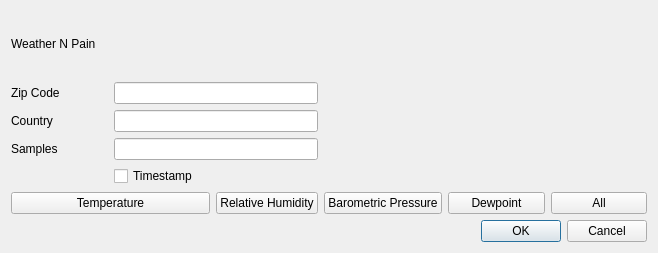
<?xml version="1.0" encoding="UTF-8"?>
<ui version="4.0">
 <class>main</class>
 <widget class="QWidget" name="main">
  <property name="geometry">
   <rect>
    <x>0</x>
    <y>0</y>
    <width>658</width>
    <height>253</height>
   </rect>
  </property>
  <property name="windowTitle">
   <string>main</string>
  </property>
  <layout class="QGridLayout" name="gridLayout_2">
   <item row="0" column="0" colspan="2">
    <widget class="QLabel" name="label">
     <property name="text">
      <string>Weather N Pain </string>
     </property>
    </widget>
   </item>
   <item row="1" column="0">
    <widget class="QLabel" name="label_2">
     <property name="text">
      <string>Zip Code</string>
     </property>
    </widget>
   </item>
   <item row="1" column="1" colspan="2">
    <widget class="QLineEdit" name="lineEdit"/>
   </item>
   <item row="2" column="0">
    <widget class="QLabel" name="label_3">
     <property name="text">
      <string>Country</string>
     </property>
    </widget>
   </item>
   <item row="2" column="1" colspan="2">
    <widget class="QLineEdit" name="lineEdit_2"/>
   </item>
   <item row="3" column="0">
    <widget class="QLabel" name="label_4">
     <property name="text">
      <string>Samples</string>
     </property>
    </widget>
   </item>
   <item row="3" column="1" colspan="2">
    <widget class="QLineEdit" name="lineEdit_3"/>
   </item>
   <item row="4" column="1" colspan="2">
    <widget class="QCheckBox" name="checkBox">
     <property name="text">
      <string>Timestamp</string>
     </property>
    </widget>
   </item>
   <item row="5" column="0" colspan="2">
    <widget class="QPushButton" name="pushButton">
     <property name="text">
      <string>Temperature</string>
     </property>
    </widget>
   </item>
   <item row="5" column="2">
    <widget class="QPushButton" name="pushButton_2">
     <property name="text">
      <string>Relative Humidity</string>
     </property>
    </widget>
   </item>
   <item row="5" column="3">
    <widget class="QPushButton" name="pushButton_3">
     <property name="text">
      <string>Barometric Pressure</string>
     </property>
    </widget>
   </item>
   <item row="5" column="4">
    <widget class="QPushButton" name="pushButton_4">
     <property name="text">
      <string>Dewpoint</string>
     </property>
    </widget>
   </item>
   <item row="5" column="5">
    <widget class="QPushButton" name="pushButton_5">
     <property name="text">
      <string>All</string>
     </property>
    </widget>
   </item>
   <item row="6" column="4" colspan="2">
    <widget class="QDialogButtonBox" name="buttonBox">
     <property name="standardButtons">
      <set>QDialogButtonBox::Cancel|QDialogButtonBox::Ok</set>
     </property>
    </widget>
   </item>
  </layout>
 </widget>
 <resources/>
 <connections/>
</ui>
